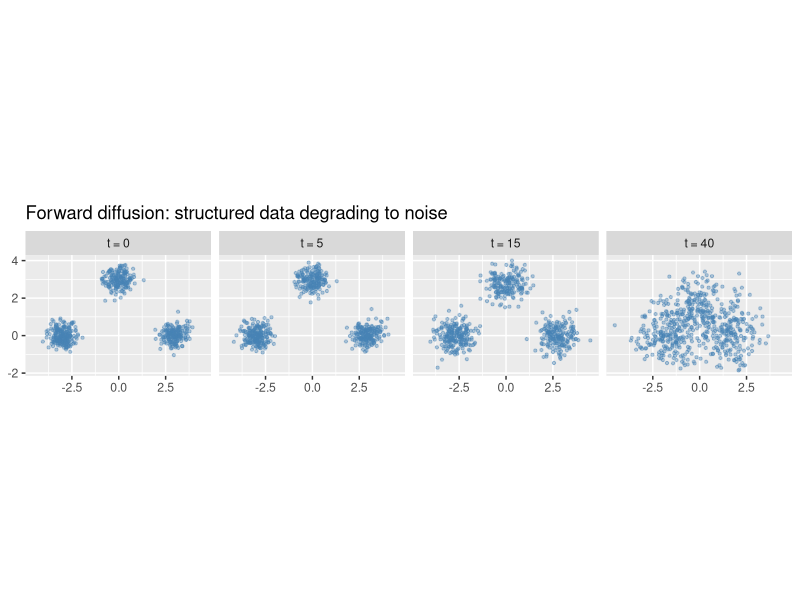

Recreate this plot in R. (Note: this script raises an error after producing the figure.)
## ---- chunk 1
#| include: false
suppressPackageStartupMessages(library(tidyverse))
## ---- chunk 2
library(ggplot2)
set.seed(1)
## ---- chunk 3
# Sample a 2-D Gaussian mixture as the data distribution p(x0)
n <- 600
centers <- matrix(c(-3, 0, 3, 0, 0, 3), ncol = 2, byrow = TRUE)
comp <- sample(1:3, n, replace = TRUE)
x0 <- centers[comp, ] + matrix(rnorm(2 * n, sd = 0.35), ncol = 2)

# Linear variance schedule and cumulative product alpha_bar
T_steps <- 40
beta <- seq(1e-4, 0.06, length.out = T_steps)
alpha <- 1 - beta
alpha_bar <- cumprod(alpha)

# Apply the closed form at selected steps
steps_to_show <- c(0, 5, 15, 40)
make_frame <- function(t) {
    if (t == 0) {
        xt <- x0
    } else {
        ab <- alpha_bar[t]
        eps <- matrix(rnorm(2 * n), ncol = 2)
        xt <- sqrt(ab) * x0 + sqrt(1 - ab) * eps
    }
    data.frame(x = xt[, 1], y = xt[, 2], step = paste0("t = ", t))
}
frames <- do.call(rbind, lapply(steps_to_show, make_frame))
frames$step <- factor(frames$step, levels = paste0("t = ", steps_to_show))

ggplot(frames, aes(x, y)) +
    geom_point(alpha = 0.4, size = 0.8, color = "steelblue") +
    facet_wrap(~step, nrow = 1) +
    coord_equal() +
    labs(
        title = "Forward diffusion: structured data degrading to noise",
        x = NULL, y = NULL
    )
## ---- chunk 4
# KL(p || q) for two discrete histograms on a common grid
kl_hist <- function(samp, ref_density, breaks) {
    p <- hist(samp, breaks = breaks, plot = FALSE)$density
    mids <- head(breaks, -1) + diff(breaks) / 2
    q <- ref_density(mids)
    p <- p / sum(p)
    q <- q / sum(q)
    keep <- p > 0 & q > 0
    sum(p[keep] * log(p[keep] / q[keep]))
}

grid <- seq(-6, 6, length.out = 41)
ref <- function(m) dnorm(m)

summ <- lapply(0:T_steps, function(t) {
    if (t == 0) {
        xt <- x0
    } else {
        ab <- alpha_bar[t]
        eps <- matrix(rnorm(2 * n), ncol = 2)
        xt <- sqrt(ab) * x0 + sqrt(1 - ab) * eps
    }
    data.frame(
        step = t,
        total_var = round(sum(apply(xt, 2, var)), 3),
        kl_to_normal = round(kl_hist(xt[, 1], ref, grid), 3)
    )
})
diffusion_tab <- do.call(rbind, summ)
diffusion_tab <- diffusion_tab[diffusion_tab$step %in% c(0, 5, 10, 20, 30, 40), ]
knitr::kable(
    diffusion_tab,
    row.names = FALSE,
    col.names = c("Step t", "Total variance", "KL of x1 to N(0,1)"),
    caption = "Structure decays as the forward process adds noise."
)
## ---- chunk 5
# Numerically relate the value at D* to Jensen-Shannon divergence
mix <- function(x) 0.5 * (p_data(x) + p_g(x))
kl_int <- function(p, q) {
    integrate(function(x) {
        pp <- p(x); qq <- q(x)
        ifelse(pp > 0, pp * log(pp / qq), 0)
    }, -20, 20)$value
}
jsd <- 0.5 * kl_int(p_data, mix) + 0.5 * kl_int(p_g, mix)
value_at_opt <- -log(4) + 2 * jsd

knitr::kable(
    data.frame(
        quantity = c("JS divergence", "value -log4 + 2*JSD", "-log 4"),
        value = round(c(jsd, value_at_opt, -log(4)), 4)
    ),
    col.names = c("Quantity", "Value"),
    caption = "GAN value at the optimal discriminator equals -log4 + 2 times JS divergence."
)
## ---- chunk 6
cmp <- data.frame(
    Property = c(
        "Sample quality",
        "Training stability",
        "Likelihood",
        "Sampling speed",
        "Latent space"
    ),
    VAE = c(
        "moderate, often blurry",
        "stable",
        "lower bound (ELBO)",
        "fast, one decoder pass",
        "smooth and structured"
    ),
    GAN = c(
        "sharp, high quality",
        "unstable, mode collapse",
        "none, implicit",
        "fast, one generator pass",
        "usable but less regular"
    ),
    Diffusion = c(
        "very high quality",
        "stable, simple MSE loss",
        "lower bound, tractable",
        "slow, many denoising steps",
        "no compact latent code"
    )
)
knitr::kable(cmp, caption = "VAE, GAN, and diffusion at a glance.")
